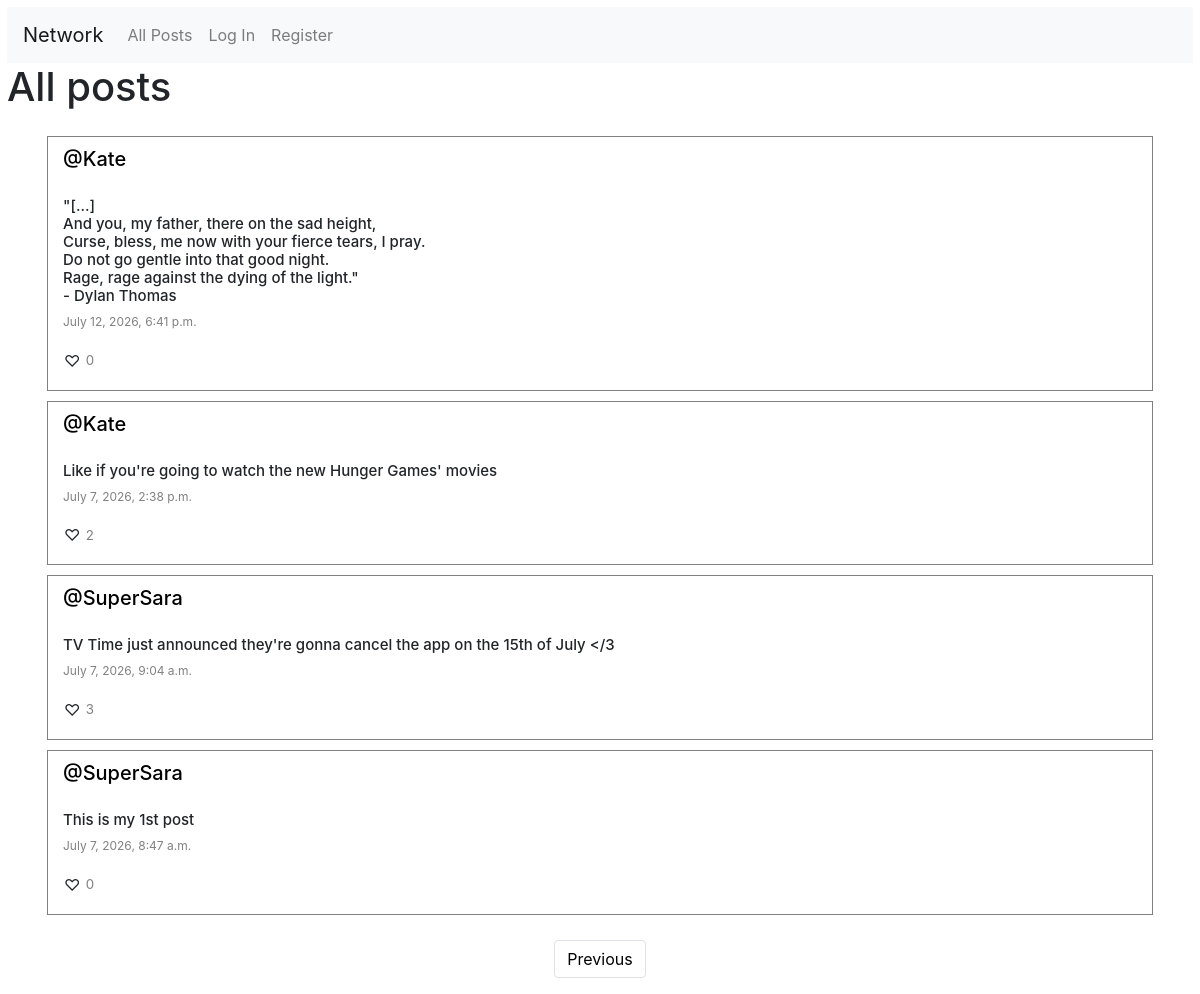
Screenshot of /?page=2 with the database file from the repository.
### network/models.py (models this page shows, shortened)
class Post(models.Model):
    content = models.CharField(max_length = 140)
    user = models.ForeignKey(User, on_delete = models.CASCADE, related_name = "author")
    date = models.DateTimeField(auto_now_add = True)

class User(AbstractUser):
    pass

### network/views.py (the view)
# urls.py: path("", views.index, name="index"),
def index(request):
    all_posts = Post.objects.all().order_by("id").reverse()
    paginator = Paginator(all_posts, 10)
    page_number = request.GET.get('page')
    posts_in_page = paginator.get_page(page_number)
    for post in posts_in_page:
        post.is_liked = Like.objects.filter(user=request.user, post=post).exists() if request.user.is_authenticated else False
    return render(request, "network/index.html", {
        "allPosts": all_posts,
        "posts_in_page": posts_in_page
    })

### network/templates/network/index.html (shortened to what this page needs)
{% extends "network/layout.html" %}
{% load static %}
{% block body %}
    <h1>All posts</h1>
    <div class="all_posts">
        {% for post in posts_in_page %}
            <div class="row post" data-post-id="{{ post.id }}" data-user-authenticated="{{ user.is_authenticated }}">
                <div class="col">
                <h5 class="username"><a href="{% url 'profile' post.user.id %}">@{{ post.user }}</a></h5>
                <h6 class="content">{{ post.content }}</h6>
                <p class="date">{{ post.date }}</p>
                <p>
                    <button type="button" class="like-btn btn p-0
                        {% if post.is_liked %}text-danger
                        {% else %}text-outline-danger
                        {% endif %}"
                        data-liked="{{ post.is_liked }}">
                        {% if user.is_authenticated %}
                            {% if post.is_liked %}<span style="color:red">&#9829</span>
                            {% else %}&#9825
                            {% endif %}
                        {% else %}&#9825
                        {% endif %}
                    </button>
                    <span class="like-count">{{ post.post_likes.all.count }}</span>
                </p>
                </div>
            </div>
        {% endfor %}
    </div>
    <nav aria-label="Page navigation">
        <ul class="pagination d-flex justify-content-center">
            {% if posts_in_page.has_previous %}
            <li class="page-item"><a class="page-link" href="?page={{ posts_in_page.previous_page_number }}">Previous</a></li>
            {% endif %}
        </ul>
      </nav>
{% endblock %}

### network/static/network/styles.css (style rules this page uses)
body { margin: 7px; }
.all_posts { display: flex; flex-direction: column; justify-content: flex-start; margin: 20px; }
.post { border: 0.1px solid gray; display: flex; justify-content: center; flex-direction: column; box-sizing: border-box; margin: 5px 20px; padding-top: 10px; }
.content { font-size: 15px; white-space:pre; padding-top: 18px; }
.date { color: grey; font-size: 12px; }
a:link { color: black; background-color: transparent; text-decoration: none; }
.like-count { color:grey; font-size: smaller; }

### rows the page displays
Post: user "Kate", content "\"[...] And you, my father, there on the sad height, Curse, bless, me now with your fierce tears, I pray. Do not go gentle into that good night. Rage, rage against the dying of the light.\" - Dylan Thomas", date "July 12, 2026, 6:41 p.m.", post_likes.all.count "0"
Post: user "Kate", content "Like if you're going to watch the new Hunger Games' movies", date "July 7, 2026, 2:38 p.m.", post_likes.all.count "2"
Post: user "SuperSara", content "TV Time just announced they're gonna cancel the app on the 15th of July </3", date "July 7, 2026, 9:04 a.m.", post_likes.all.count "3"
Post: user "SuperSara", content "This is my 1st post", date "July 7, 2026, 8:47 a.m.", post_likes.all.count "0"
